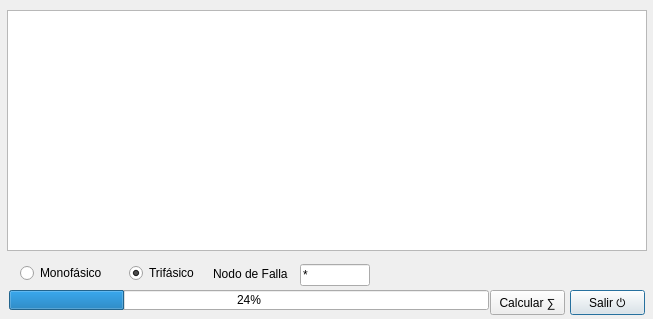
<?xml version="1.0" encoding="UTF-8"?>
<ui version="4.0">
 <class>Dialog</class>
 <widget class="QDialog" name="Dialog">
  <property name="windowModality">
   <enum>Qt::ApplicationModal</enum>
  </property>
  <property name="geometry">
   <rect>
    <x>0</x>
    <y>0</y>
    <width>653</width>
    <height>319</height>
   </rect>
  </property>
  <property name="windowTitle">
   <string>Cálculo de Cortocircuito</string>
  </property>
  <property name="autoFillBackground">
   <bool>false</bool>
  </property>
  <property name="modal">
   <bool>true</bool>
  </property>
  <widget class="QPushButton" name="cmdSalir">
   <property name="geometry">
    <rect>
     <x>570</x>
     <y>290</y>
     <width>75</width>
     <height>25</height>
    </rect>
   </property>
   <property name="text">
    <string>Salir ⏻</string>
   </property>
   <property name="shortcut">
    <string>Esc</string>
   </property>
  </widget>
  <widget class="QPushButton" name="cmdCalcular">
   <property name="geometry">
    <rect>
     <x>490</x>
     <y>290</y>
     <width>75</width>
     <height>25</height>
    </rect>
   </property>
   <property name="text">
    <string>Calcular ∑</string>
   </property>
   <property name="shortcut">
    <string>Return</string>
   </property>
  </widget>
  <widget class="QListView" name="lstCalculo">
   <property name="geometry">
    <rect>
     <x>7</x>
     <y>10</y>
     <width>640</width>
     <height>241</height>
    </rect>
   </property>
  </widget>
  <widget class="QProgressBar" name="progressBar">
   <property name="geometry">
    <rect>
     <x>9</x>
     <y>290</y>
     <width>480</width>
     <height>20</height>
    </rect>
   </property>
   <property name="value">
    <number>24</number>
   </property>
  </widget>
  <widget class="QRadioButton" name="rbtMonofasico">
   <property name="geometry">
    <rect>
     <x>20</x>
     <y>263</y>
     <width>89</width>
     <height>20</height>
    </rect>
   </property>
   <property name="text">
    <string>Monofásico</string>
   </property>
  </widget>
  <widget class="QRadioButton" name="rbtTrifasico">
   <property name="geometry">
    <rect>
     <x>129</x>
     <y>263</y>
     <width>70</width>
     <height>20</height>
    </rect>
   </property>
   <property name="text">
    <string>Trifásico</string>
   </property>
   <property name="checked">
    <bool>true</bool>
   </property>
  </widget>
  <widget class="QLabel" name="label">
   <property name="geometry">
    <rect>
     <x>213</x>
     <y>266</y>
     <width>80</width>
     <height>16</height>
    </rect>
   </property>
   <property name="text">
    <string>Nodo de Falla</string>
   </property>
  </widget>
  <widget class="QLineEdit" name="txtNodos">
   <property name="geometry">
    <rect>
     <x>300</x>
     <y>264</y>
     <width>70</width>
     <height>22</height>
    </rect>
   </property>
   <property name="text">
    <string>*</string>
   </property>
  </widget>
 </widget>
 <resources/>
 <connections/>
</ui>
